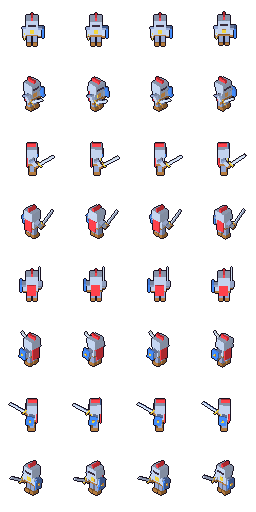
#> input picture assets/characters/test3d/idle.png, 256 x 512 px, found by its file name
$ python options_same_drawing.py
#> lines starting #> are read from the running program, lines starting #| are printed output that depends on the picture
"""$0 preview: the sword turns, its drawing stays the same. Output: options_same_drawing.png. Run from the project root."""
from pathlib import Path
from PIL import Image, ImageDraw, ImageFont, ImageOps
OUT = Path(__file__).parent
BODY = Image.open("assets/game/characters/pixel_plains/idle.png").convert("RGBA").crop((0, 0, 12, 17))
SWORD1 = Image.open("/home/matcry/Developer/BossFight/docs/assets/PNA-art/Sword1.png").convert("RGBA")
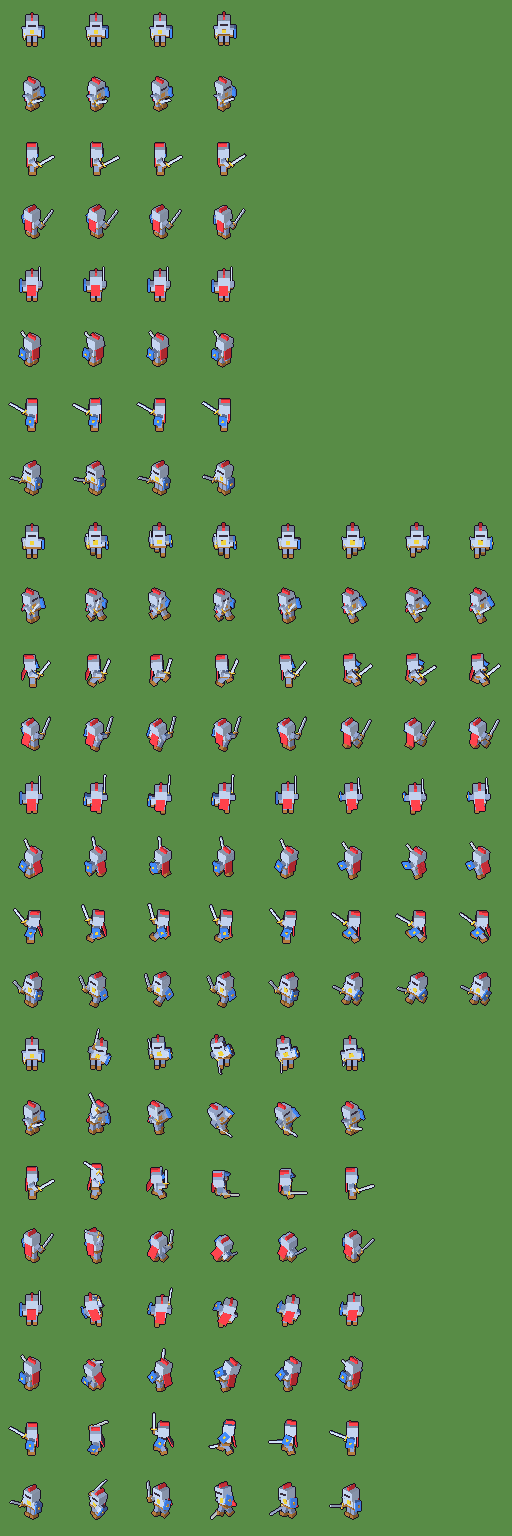
#> input picture assets/characters/test3d/contact_sheet_4x.png, 2048 x 6144 px, given in place of Sword1.png, which was not available (shown at 1/4 size)
#> SWORD1 is the input picture: PIL image 2048x6144 RGBA; mean R, G, B, A 92.8, 137.7, 76.6, 255
N, SS = 64, 8
ANGLES = [0, 15, 30, 45, 60, 90, 135]

def art():
    c = Image.new("RGBA", (N, N), (0, 0, 0, 0))
#> c: PIL image 64x64 RGBA; every value is 0
    c.paste(SWORD1, (N // 2 - 10, N // 2 - 21))
    return c
A = art()

def today(a):       # what the game does: every screen pixel picks the nearest colour, so the drawing breaks
    return A.resize((N * 2, N * 2), Image.NEAREST).rotate(a - 45, Image.NEAREST)
def sticker(a):     # solid sticker: turned at high detail, edges softened to screen size
    big = A.resize((N * 2 * SS, N * 2 * SS), Image.NEAREST).rotate(a - 45, Image.NEAREST)
    return big.resize((N * 2, N * 2), Image.BOX)
def poses4(a):      # only mirrors of the one drawing: the 4 diagonals, not one pixel changes
    k = round((a - 45) / 90) % 4
    im = [A, ImageOps.mirror(A), ImageOps.flip(ImageOps.mirror(A)), ImageOps.flip(A)][k]
    return im.resize((N * 2, N * 2), Image.NEAREST)

ROWS = [("TODAY", "drawing changes at each angle", today),
        ("1  Solid sticker", "follows aim, soft edges (see close-up)", sticker),
        ("2  4 poses", "exact pixels, jumps to nearest diagonal", poses4)]
CELL, ZOOM, LABEL = 120, 2, 390
font = ImageFont.load_default(size=22)
small = ImageFont.load_default(size=18)
sheet = Image.new("RGBA", (LABEL + CELL * ZOOM * len(ANGLES), 44 + CELL * ZOOM * len(ROWS)), "#22262b")
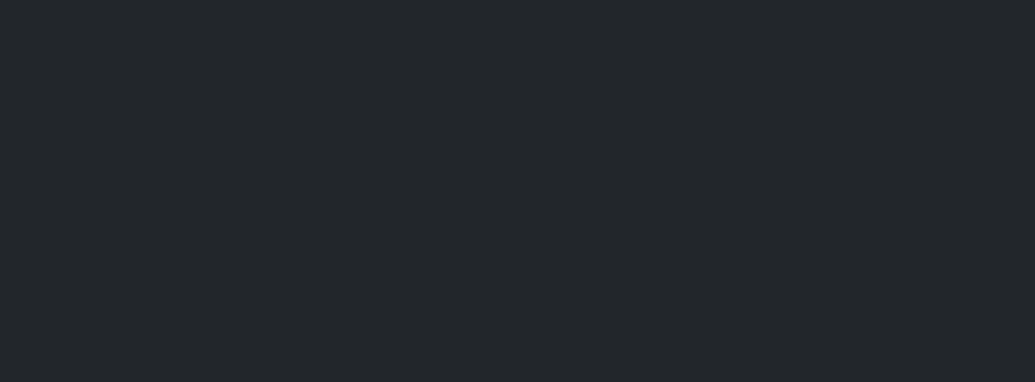
#> sheet: PIL image 2070x764 RGBA (shown at 1/2 size); mean R, G, B, A 34, 38, 43, 255
dr = ImageDraw.Draw(sheet)
for i, a in enumerate(ANGLES):
    dr.text((LABEL + i * CELL * ZOOM + 90, 10), "aim %d°" % a, font=small, fill="#dddddd")
for r, (title, sub, fn) in enumerate(ROWS):
    y0 = 44 + r * CELL * ZOOM
    dr.text((12, y0 + 90), title, font=font, fill="#ffffff")
    dr.text((12, y0 + 122), sub, font=small, fill="#bbbbbb")
    for c, a in enumerate(ANGLES):
        cell = Image.new("RGBA", (CELL, CELL), "#3e8052")
        ImageDraw.Draw(cell).ellipse((40, 90, 80, 104), fill="#1f4a30")
        cell.alpha_composite(BODY.resize((36, 51), Image.NEAREST), (42, 45))
        im = fn(a)
        layer = Image.new("RGBA", (CELL, CELL), (0, 0, 0, 0))
        layer.paste(im, (69 - N, 81 - N))
        cell.alpha_composite(layer)
        sheet.paste(cell.resize((CELL * ZOOM, CELL * ZOOM), Image.NEAREST), (LABEL + c * CELL * ZOOM, y0))
#> this loop made 3 passes
#> y0 on pass 2: 284
#> y0 on pass 3: 524
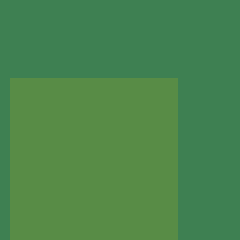
#> cell: PIL image 120x120 RGBA (shown 2 times larger); mean R, G, B, A 74.3, 133.7, 76.3, 255
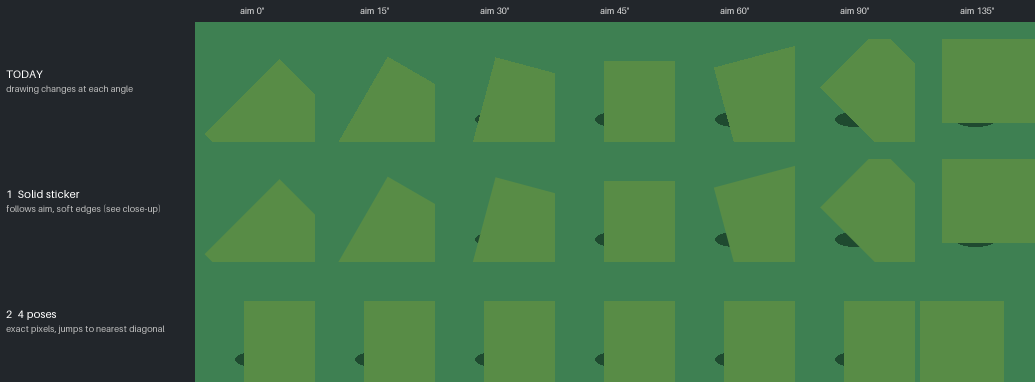
#> sheet: PIL image 2070x764 RGBA (shown at 1/2 size); mean R, G, B, A 64.4, 111.2, 69.5, 255
sheet.convert("RGB").save(OUT / "options_same_drawing.png")

# Close-up: the same sword at aim 30°. Differences are hard to see at game size.
Z, W = 5, 3
crops = [("TODAY at aim 30°", today(30)), ("1 Solid sticker at aim 30°", sticker(30)), ("2 4 poses (your exact drawing)", poses4(30))]
#> in today (call 8), `return A.resize((N * 2, N * 2), Image.NEAREST).rotate(a - 45, Image.NE..`:
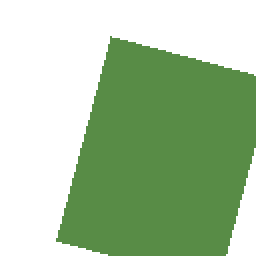
#> returned value: PIL image 128x128 RGBA (shown 2 times larger); mean R, G, B, A 44.8, 71.3, 35.6, 129.8; transparent parts drawn white
close = Image.new("RGB", (W * 64 * Z, 64 * Z + 40), "#3e8052")
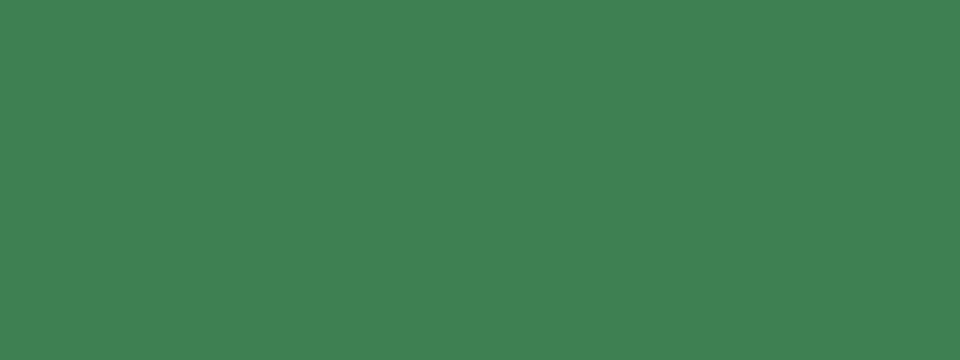
#> close: PIL image 960x360 RGB; mean R, G, B 62, 128, 82
d = ImageDraw.Draw(close)
for i, (name, im) in enumerate(crops):
    box = (N - 8, N - 52, N + 56, N + 12)
    close.paste(im.crop(box).resize((64 * Z, 64 * Z), Image.NEAREST), (i * 64 * Z, 40), im.crop(box).resize((64 * Z, 64 * Z), Image.NEAREST))
    d.text((i * 64 * Z + 12, 8), name, font=small, fill="#ffffff")
#> this loop made 3 passes
#> name on passes 1 to 3: 'TODAY at aim 30°', '1 Solid sticker at aim 30°', '2 4 poses (your exact drawing)'
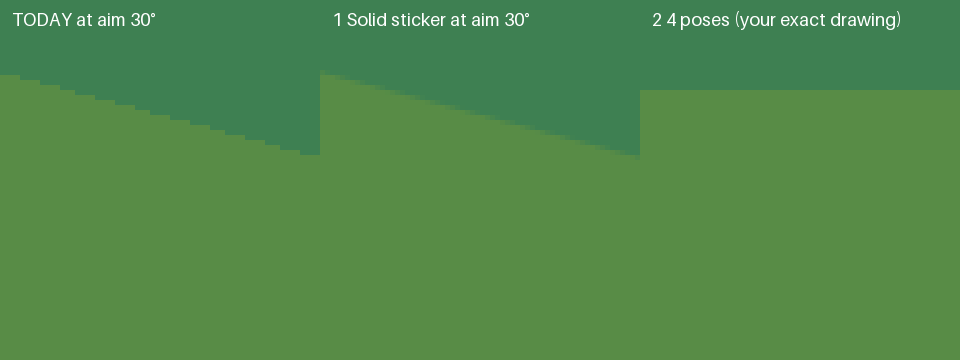
#> close: PIL image 960x360 RGB; mean R, G, B 81.5, 137.2, 74.6
close.save(OUT / "closeup.png")
